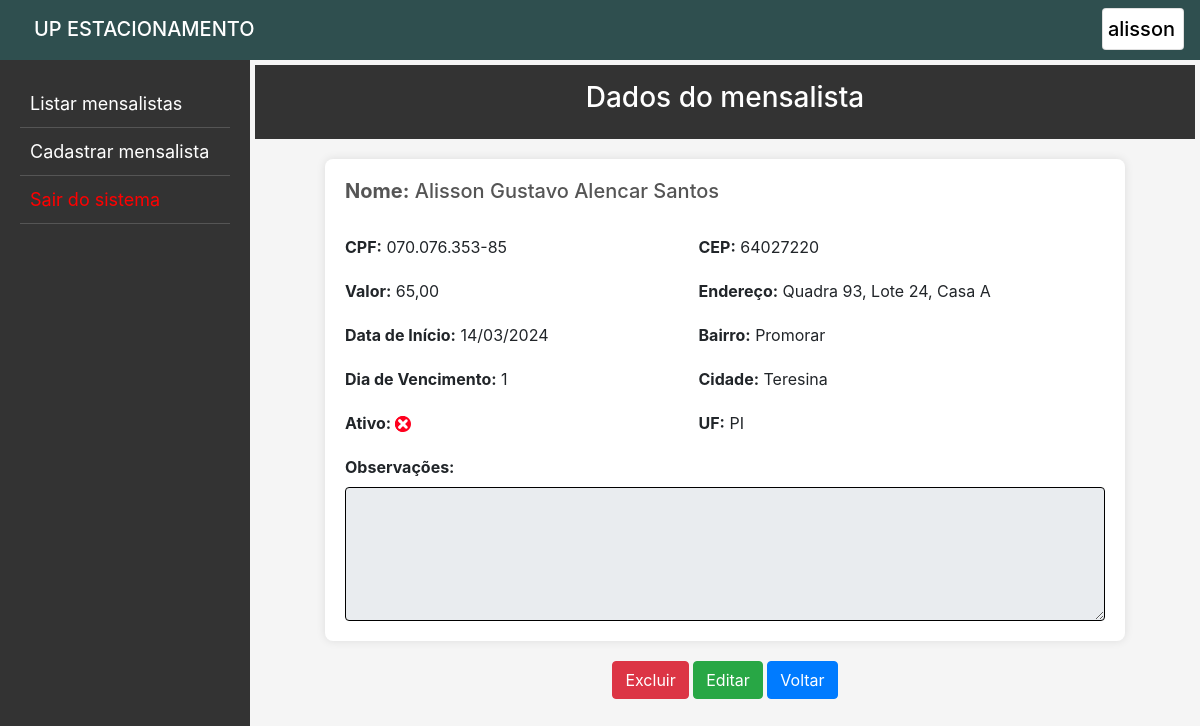
/mensalista/1 (signed in), run on the app's committed database.
### app_estacionamento/models.py (models this page shows, shortened)
class Mensalista(models.Model):
    id = models.AutoField(primary_key=True)
    situacao = models.BooleanField('Ativo', default=True)
    nome = models.CharField('Nome *', max_length=50)
    cpf = models.CharField('CPF *', max_length=14)
    valor = models.DecimalField('Valor *', max_digits=8, decimal_places=2)
    data_inicial = models.DateField('Data de início *')
    dia_vencimento = models.IntegerField('Dia de vencimento *')
    cep = models.CharField('CEP', max_length=9, blank=True)
    endereco = models.CharField('Endereço', max_length=255)
    bairro = models.CharField('Bairro', max_length=255)
    cidade = models.CharField('Cidade', max_length=255)
    uf = models.CharField('UF', max_length=2)
    obs = models.TextField('Observações', max_length=500, blank=True)

### app_estacionamento/views.py (the view)
# urls.py: path('mensalista/<int:pk>', views.mensalista, name='mensalista'),
@login_required(login_url="login/")
def mensalista(request, pk):
    men = get_object_or_404(Mensalista, id=pk)
    conteudo = {"mensalista": men}
    return render(request, "mensalista.html", conteudo)

### app_estacionamento/templates/mensalista.html (shortened to what this page needs)
{% extends 'base.html' %}
{% block inicio %}
<header>
    <h3>Dados do mensalista</h3>
</header>
<main>
    <h5><strong>Nome:</strong> {{mensalista.nome|title}}</h5>
    <br>
    <div class="info">
        <div>
            <p><strong>CPF:</strong> {{mensalista.cpf}}</p>
            <p><strong>Valor:</strong> {{mensalista.valor}}</p>
            <p><strong>Data de Início:</strong> {{mensalista.data_inicial|date:"d/m/Y" }}</p>
            <p><strong>Dia de Vencimento:</strong> {{mensalista.dia_vencimento}}</p>
            <p><strong>Ativo: </strong>
            {% if mensalista.situacao == True %}
                <img src="../static/img/true.png" alt="">
            {% else %}
                <img src="../static/img/false.png" alt="">
            {% endif %}</p>
        </div>
        <div>
            <p><strong>CEP:</strong> {{mensalista.cep}}</p>
            <p><strong>Endereço:</strong> {{mensalista.endereco|title}}</p>
            <p><strong>Bairro:</strong> {{mensalista.bairro|title}}</p>
            <p><strong>Cidade:</strong> {{mensalista.cidade|title}}</p>
            <p><strong>UF:</strong> {{mensalista.uf|upper}}</p>
        </div>
    </div>
    <label for="id_obs"><strong>Observações:</strong></label>
    <textarea class="form-control" name="obs" id="id_obs" cols="30" rows="5" disabled>{{mensalista.obs|capfirst}}</textarea>
</main>
<center>
    <a href="{% url 'excluir' mensalista.id %}" class="btn btn-danger"
        onclick="return confirm('Deseja excluir PERMANENTEMENTE o(a) mensalista {{mensalista.nome|title}}?')">Excluir</a>
    <a href="{% url 'atualizar_mensalista' mensalista.id %}" class="btn btn-success">Editar</a>
    <a href="{% url 'index' %}" class="btn btn-primary">Voltar</a>
</center>
<br><br><br>
{% endblock %}

### app_estacionamento/templates/base.html (shortened to what this page needs)
{% load bootstrap4 %}
<!DOCTYPE html>
<html lang="pt-br">
<head>
    {% bootstrap_css %}
</head>
<body>
    <nav id="nav" class="navbar">
        <strong class="navbar-brand mb-0 h1" style="margin-left: 18px;">UP ESTACIONAMENTO</strong>
        <a href="{% url 'usuario' %}">
            <div class="card">
                <span class="navbar-brand mb-0 h1" style="margin-left: 5px; margin-right: 8px;">{{ user }}</span>
            </div>
        </a>
    </nav>
    <div id="div_container">
        <div id="sidebar">
            <a href="{% url 'index' %}">Listar mensalistas</a>
            <a href="{% url 'cadastrar_mensalista' %}">Cadastrar mensalista</a>
            <a href="{% url 'logout' %}" style="color: red;" onclick="return confirm('Deseja sair?')">Sair
                do sistema</a>
        </div>
        <div id="content">
            {% block inicio %}
            {% endblock %}
        </div>
    </div>
</body>
</html>

### app_estacionamento/templates/base.html (style rules this page uses)
body { margin: 0; padding: 0; background-color: #f5f5f5; height: 100vh; }
#div_container { display: grid; grid-template-columns: 250px 1fr; height: 100%; }
#sidebar { background: #333; color: white; padding: 20px; }
#sidebar a { text-decoration: none; font-size: 18px; color: #fff; display: block; padding: 10px; border-bottom: 1px solid #555; transition: background 0.3s; }
#content { padding: 5px; }
#nav { background-color: darkslategray; color: white; height: 60px; padding-bottom: 10px; }
.card { color: black; }
.form-control { border-color: black; }

### app_estacionamento/templates/mensalista.html (style rules this page uses)
header { background-color: #333; color: #fff; text-align: center; padding: 1em; }
main { max-width: 800px; margin: 20px auto; background-color: #fff; padding: 20px; border-radius: 8px; box-shadow: 0 0 10px rgba(0, 0, 0, 0.1); }
h5 { color: #555; margin-bottom: 8px; }
p { margin-bottom: 20px; }
.info { display: flex; gap: 150px; }

### data on the page
Mensalista: nome "Alisson Gustavo Alencar Santos", cpf "070.076.353-85", valor "65,00", data_inicial "14/03/2024", dia_vencimento "1", cep "64027220", endereco "Quadra 93, Lote 24, Casa A", bairro "Promorar", cidade "Teresina", uf "PI"

### other printed values
{{ user }} "alisson"
